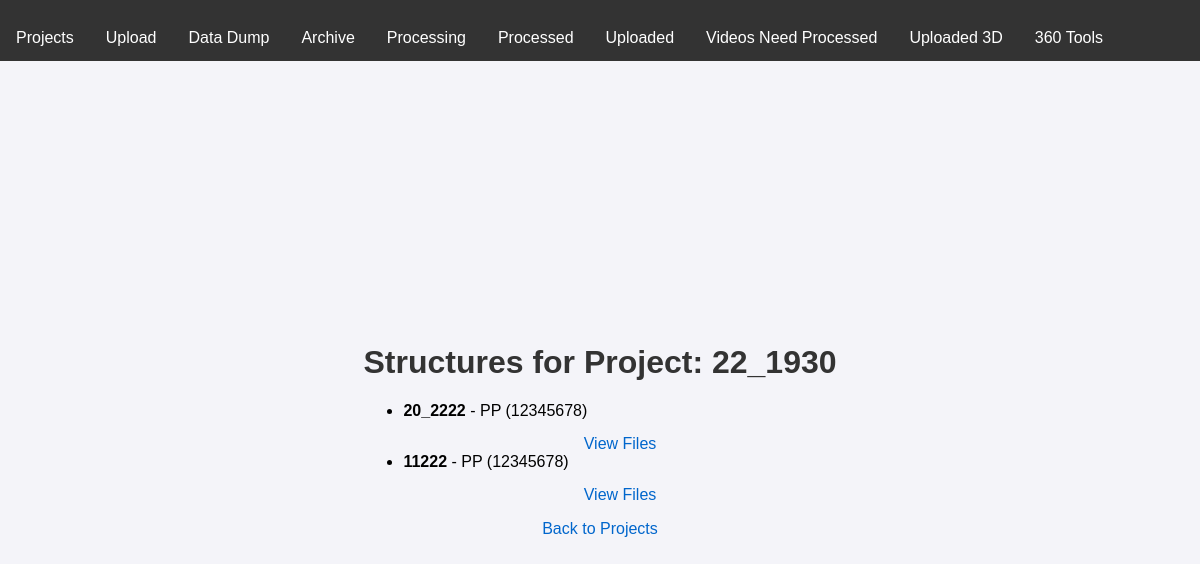
/projects/1/structures, run on the app's committed database.
### tables this page shows
CREATE TABLE Projects (
            id INTEGER PRIMARY KEY AUTOINCREMENT,
            project_number TEXT NOT NULL,
            date TEXT NOT NULL,
            crew_initials TEXT NOT NULL,
            status TEXT NOT NULL DEFAULT 'active'  -- Added status field
        );

CREATE TABLE Structures (
            id INTEGER PRIMARY KEY AUTOINCREMENT,
            project_id INTEGER NOT NULL,
            project_location TEXT NOT NULL,
            structure_id TEXT NOT NULL,
            collection_date TEXT NOT NULL,
            FOREIGN KEY (project_id) REFERENCES Projects (id)
        );

### app.py (the view)
@app.get("/projects/{project_id}/structures", response_class=HTMLResponse)
async def list_structures(request: Request, project_id: int):
    structures = get_structures_by_project(project_id)
    project = get_project_by_id(project_id)
    if not project:
        raise HTTPException(status_code=404, detail="Project not found")
    return templates.TemplateResponse("structures.html", {"request": request, "structures": structures, "project": project})

### templates/structures.html (shortened to what this page needs)
{% extends "base.html" %}
{% block content %}
<h1>Structures for Project: {{ project.project_number }}</h1>
<ul>
    {% for structure in structures %}
        <li>
            <strong>{{ structure.structure_id }}</strong> - {{ structure.project_location }} ({{ structure.collection_date }})
            <a href="/structures/{{ structure.id }}/files">View Files</a>
        </li>
    {% endfor %}
</ul>
<a href="/projects/">Back to Projects</a>
{% endblock %}

### static/styles.css (style rules this page uses)
body { font-family: Arial, sans-serif; background-color: #f4f4f9; margin: 0; padding: 0; display: flex; justify-content: center; align-items: center; height: 100vh; }
h1 { text-align: center; color: #333; }
a { text-decoration: none; color: #0066cc; display: block; text-align: center; margin-top: 15px; }
ul { margin-top: 10px; }

### data on the page
Projects: project_number "22_1930"
Structures: structure_id "20_2222", project_location "PP", collection_date "12345678"
Structures: structure_id "11222", project_location "PP", collection_date "12345678"
